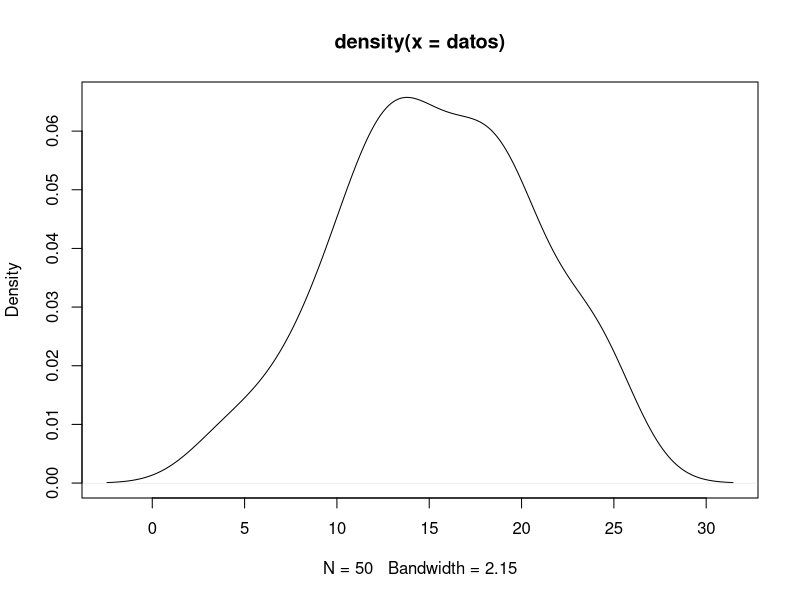
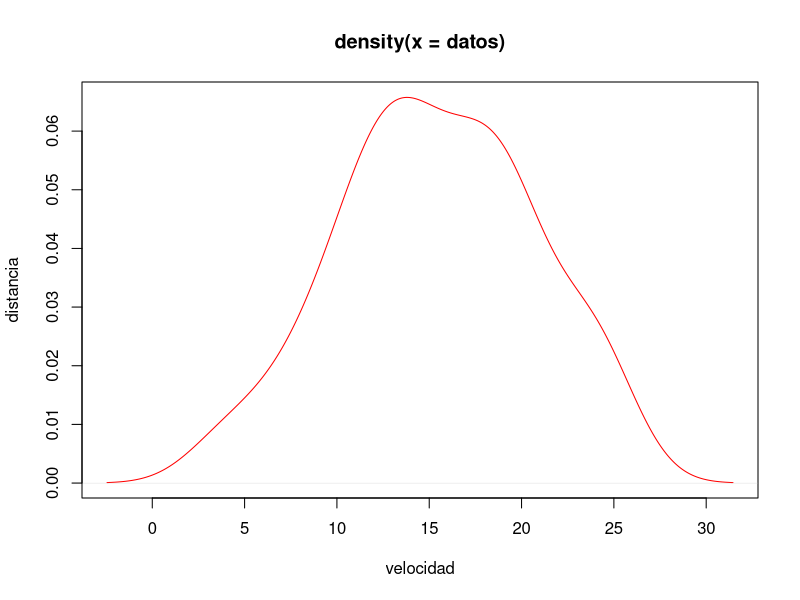
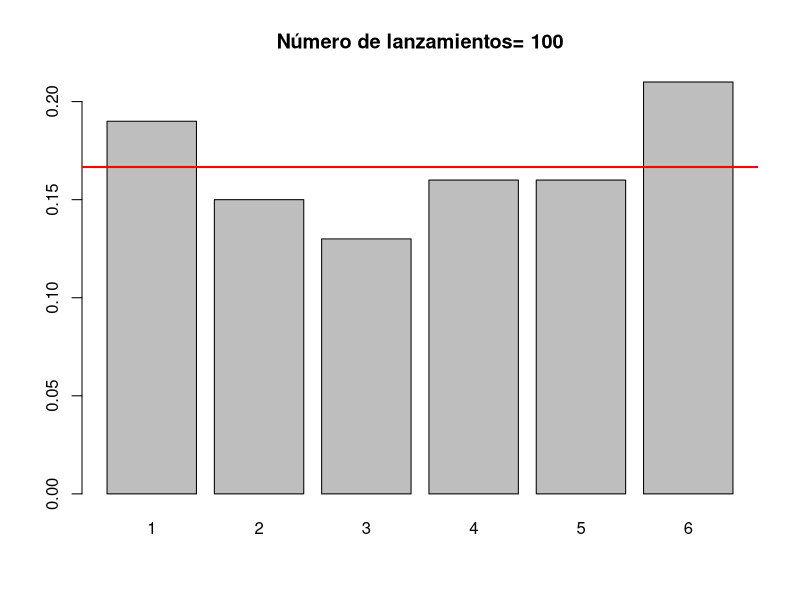
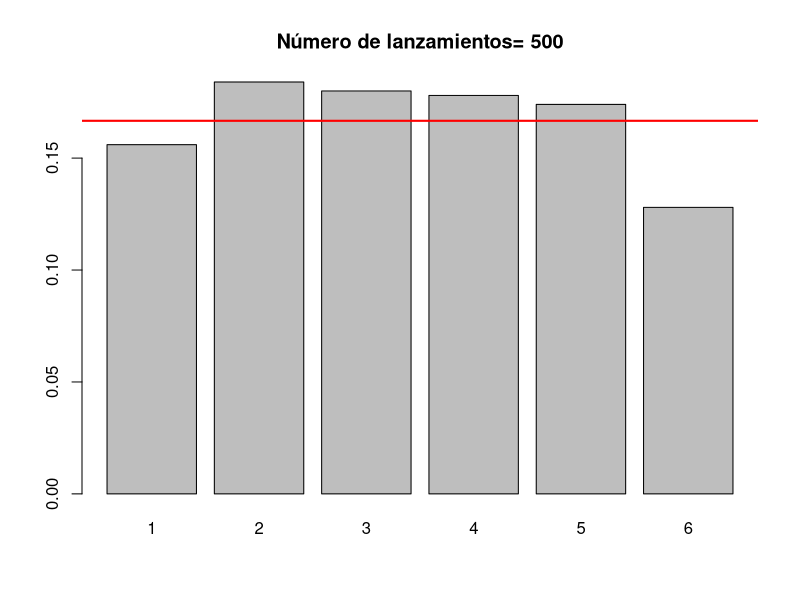
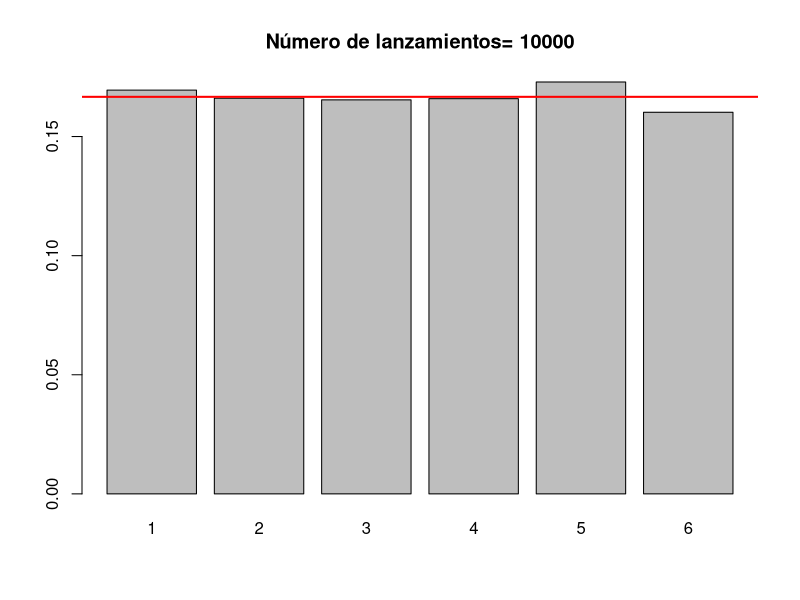
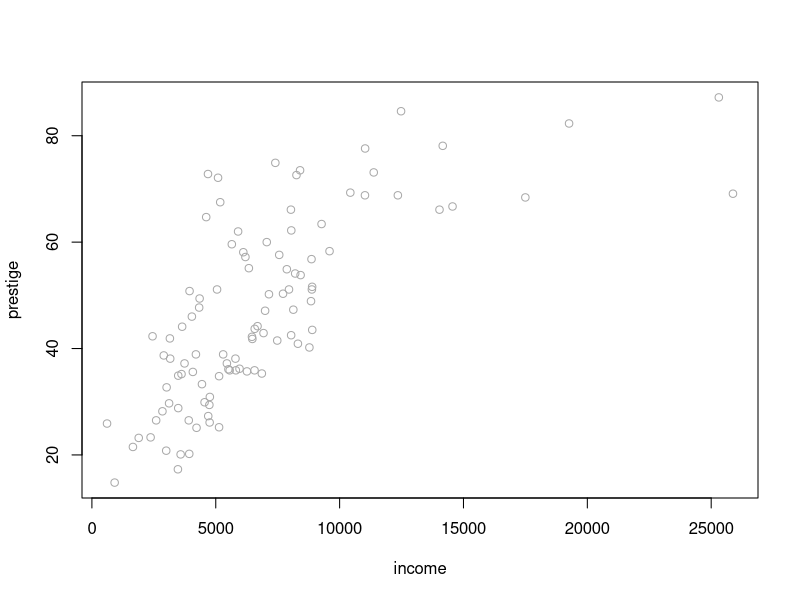
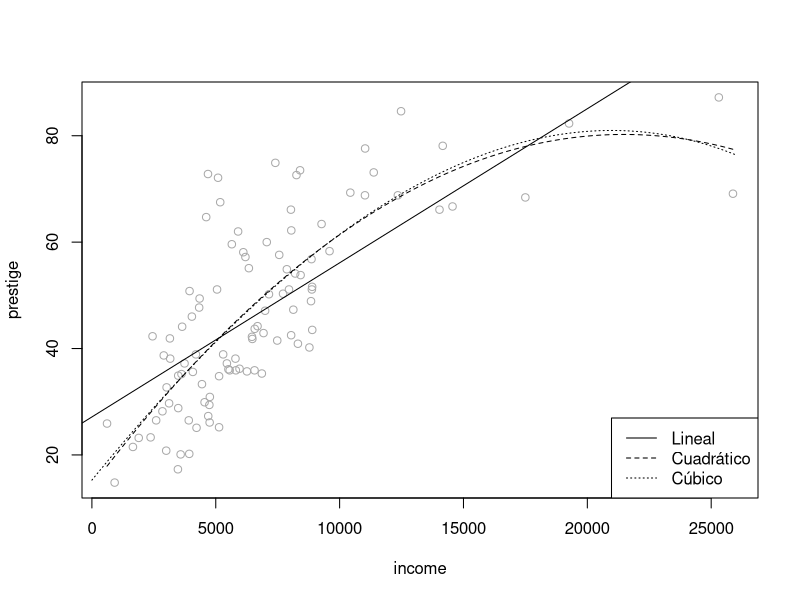
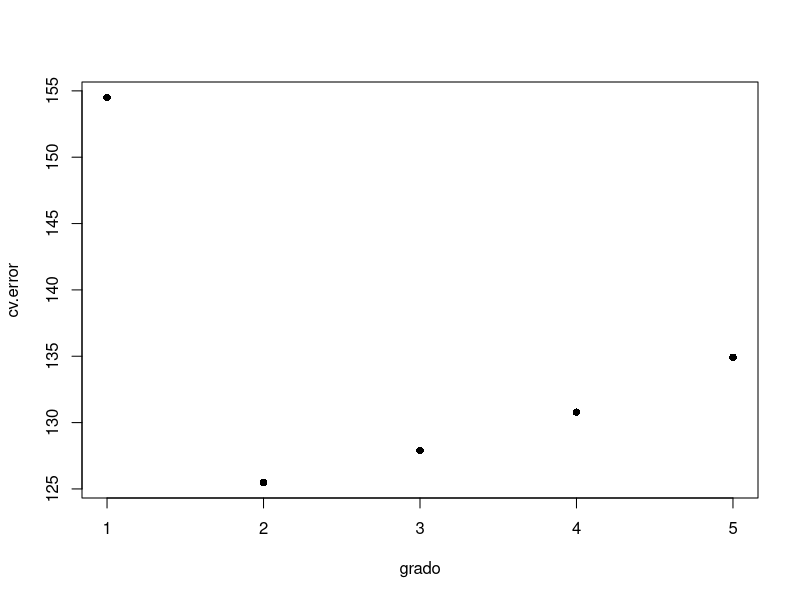

These charts were generated, in order, by the following R code:
## ---- chunk 1

## ---- chunk 2
an <- function(a1, r, n) {
        a1 * r^(n - 1)
      }
## ---- chunk 3
an(a1 = 1, r = 2, n = 5)
an(a1 = 4, r = -2, n = 6)
an(a1 = -50, r = 4, n = 6)
## ---- chunk 4
an(a1 = 1, r = 2, n = 1:5)    # a1, ..., a5
an(a1 = 1, r = 2, n = 10:15)  # a10, ..., a15
## ---- chunk 5
Sn <- function(a1, r, n) {
        a1 * (r^n - 1) / (r - 1)
      }
  
Sn(a1 = 1, r = 2, n = 5)
an(a1 = 1, r = 2, n = 1:5)    # Valores de la progresión
Sn(a1 = 1, r = 2, n = 1:5)    # Suma de los valores
# cumsum(an(a1 = 1, r = 2, n = 1:5))
## ---- chunk 6
    an(1, 2, 5)
    an(a1 = 1, r = 2, n = 5)
## ---- chunk 7
    an(r = 2, n = 5, a1 = 1)
    an(n = 5, r = 2, a1 = 1)
## ---- chunk 8
xy2 <- function(x = 2, y = 3) { x * y^2 }
xy2()
xy2(x = 1, y = 4)
xy2(y = 4)
## ---- chunk 9
Density.Plot <- function(datos, ...) { plot(density(datos), ...) }
## ---- chunk 10
data(cars)
Density.Plot(cars[,1])
Density.Plot(cars[,1], col = 'red', xlab = "velocidad", ylab = "distancia")
## ---- chunk 11
args(an)
args(xy2)
str(args(Density.Plot))
## ---- chunk 12
an
## ---- chunk 13
an <- function(a1, r, n) { a1 * r^(n - 1) }
Sn <- function(a1, r, n) { a1 * (r^n - 1) / (r - 1) }
  
asn <- function(a1 = 1, r = 2, n = 5) {
  A <- an(a1, r, n)
  S <- Sn(a1, r, n)
  ii <- 1:n
  AA <- an(a1, r, ii)
  SS <- Sn(a1, r, ii)
  return(list(an = A, Sn = S, salida = data.frame(valores = AA, suma = SS)))
}
## ---- chunk 14
asn()
## ---- chunk 15
res <- asn()
res$an
res$Sn
res$salida
## ---- chunk 16
DNI <- function(numero) {
  letras <- c("T", "R", "W", "A", "G", "M", "Y", "F", 
              "P", "D", "X", "B", "N", "J", "Z", "S", 
              "Q", "V", "H", "L", "C", "K", "E")
  return(letras[numero %% 23 + 1]) 
}

DNI(50247828)
## ---- chunk 17
dado <- function(n = 100) {
  lanzamientos <- sample(1:6, n, rep = TRUE)
  frecuencias <- table(lanzamientos) / n
  barplot(frecuencias, main = paste("Número de lanzamientos=", n))
  abline(h = 1 / 6, col = 'red', lwd = 2)
  return(frecuencias)
}
## ---- chunk 18
dado(100)
dado(500)
dado(10000)
## ---- chunk 19
fun <- function() print(x)
x <- 1
fun()
## ---- chunk 20
x <- 1
fun2 <- function() {
    x <- 2
    print(x)
}

fun2()
x
## ---- chunk 21
x <- 1
y <- 3
fun2 <- function() {
    x <- 2
    y <<- 5
    print(x)
    print(y)
}

fun2()
x # No cambió su valor
y # Cambió su valor
## ---- chunk 22
multiplo2 = function(x) {
  if (x %% 2 == 0) {
    print(paste(x,'es múltiplo de dos'))
  } else {
    print(paste(x,'no es múltiplo de dos'))
  }
}
  
multiplo2(5)
multiplo2(-2.3)
multiplo2(10)
## ---- chunk 23
x <- seq(-2, 2, 0.5)
n <- length(x)
y <- numeric(n) # Es necesario crear el objeto para acceder a los componentes...
for (i in 1:n) { y[i] <- x[i] ^ 2 }
x
y
x^2
## ---- chunk 24
for(i in 1:5) print(i)
## ---- chunk 25
cuadrado <- 0
n <- 0
while (cuadrado <= 5000) {
  n <- n + 1
  cuadrado <- n^2
}
cuadrado
n
n^2
## ---- chunk 26
x <- c(1, 2, 3, 4)
y <- c(0, 0, 5, 1)
n <- length(x)
z <- numeric(n)
for (i in 1:n) {
  z[i] <- x[i] + y[i]
}
z
## ---- chunk 27
z <- x + y
z
## ---- chunk 28
x <- matrix(1:9, nrow = 3)
x
apply(x, 1, sum)    # Suma por filas
apply(x, 2, sum)    # Suma por columnas
apply(x, 2, min)    # Mínimo de las columnas
apply(x, 2, range)  # Rango (mínimo y máximo) de las columnas
## ---- chunk 29
data(ChickWeight)
head(ChickWeight)
peso <- ChickWeight$weight
dieta <- ChickWeight$Diet
levels(dieta) <- c("Dieta 1", "Dieta 2", "Dieta 3", "Dieta 4")
tapply(peso, dieta, mean)  # Peso medio por dieta
tapply(peso, dieta, summary)
## ---- chunk 30
provincia <- as.factor(c(1, 3, 4, 2, 4, 3, 2, 1, 4, 3, 2))
levels(provincia) = c("A Coruña", "Lugo", "Orense", "Pontevedra")
hijos <- c(1, 2, 0, 3, 4, 1, 0, 0, 2, 3, 1)
data.frame(provincia, hijos)
tapply(hijos, provincia, mean) # Número medio de hijos por provincia
## ---- chunk 31
library(car)
plot(prestige ~ income, data = Prestige, col = 'darkgray')
## ---- chunk 32
plot(prestige ~ income, data = Prestige, col = 'darkgray')
# Ajuste lineal
abline(lm(prestige ~ income, data = Prestige))
# Ajuste cuadrático
modelo <- lm(prestige ~ income + I(income^2), data = Prestige)
parest <- coef(modelo)
curve(parest[1] + parest[2]*x + parest[3]*x^2, lty = 2, add = TRUE)
# Ajuste cúbico
modelo <- lm(prestige ~ poly(income, 3), data = Prestige)
valores <- seq(0, 26000, len = 100)
pred <- predict(modelo, newdata = data.frame(income = valores))
lines(valores, pred, lty = 3)
legend("bottomright", c("Lineal","Cuadrático","Cúbico"), lty = 1:3)
## ---- chunk 33
cv.lm <- function(formula, datos) {
      n <- nrow(datos)
      cv.pred <- numeric(n)
      for (i in 1:n) {
          modelo <- lm(formula, datos[-i, ])
          cv.pred[i] <- predict(modelo, newdata = datos[i, ])
      }
      return(cv.pred)
}
## ---- chunk 34
grado <- 1:5
cv.error <- numeric(5)
for(p in grado){
  cv.pred <- cv.lm(prestige ~ poly(income, p), Prestige)
  cv.error[p] <- mean((cv.pred - Prestige$prestige)^2)
}
plot(grado, cv.error, pch=16)
grado[which.min(cv.error)]
## ---- chunk 35
plot(prestige ~ income, Prestige, col = 'darkgray')
fit <- loess(prestige ~ income, Prestige, span = 0.25)
valores <- seq(0, 25000, 100)
pred <- predict(fit, newdata = data.frame(income = valores))
lines(valores, pred)
## ---- chunk 36
plot(prestige ~ income, Prestige, col = 'darkgray')
fit <- loess(prestige ~ income, Prestige, span = 0.5)
valores <- seq(0, 25000, 100)
pred <- predict(fit, newdata = data.frame(income = valores))
lines(valores, pred)
## ---- chunk 37
cv.loess <- function(formula, datos, p) {
  n <- nrow(datos)
  cv.pred <- numeric(n)
  for (i in 1:n) {
    modelo <- loess(formula, datos[-i, ], span = p, 
                    control = loess.control(surface = "direct"))
    # control = loess.control(surface = "direct") permite extrapolaciones
    cv.pred[i] <- predict(modelo, newdata = datos[i, ])
  }
  return(cv.pred)
}
## ---- chunk 38
ventanas <- seq(0.2, 1, len = 10)
np <- length(ventanas)
cv.error <- numeric(np)
for(p in 1:np){
  cv.pred <- cv.loess(prestige ~ income, Prestige, ventanas[p])
  cv.error[p] <- mean((cv.pred - Prestige$prestige)^2)
  # cv.error[p] <- median(abs(cv.pred - Prestige$prestige))
}

plot(ventanas, cv.error)
## ---- chunk 39
span <- ventanas[which.min(cv.error)]
span
## ---- chunk 40

plot(prestige ~ income, Prestige, col = 'darkgray')
fit <- loess(prestige ~ income, Prestige, span = span)
valores <- seq(0, 25000, 100)
pred <- predict(fit, newdata = data.frame(income = valores))
lines(valores, pred)
